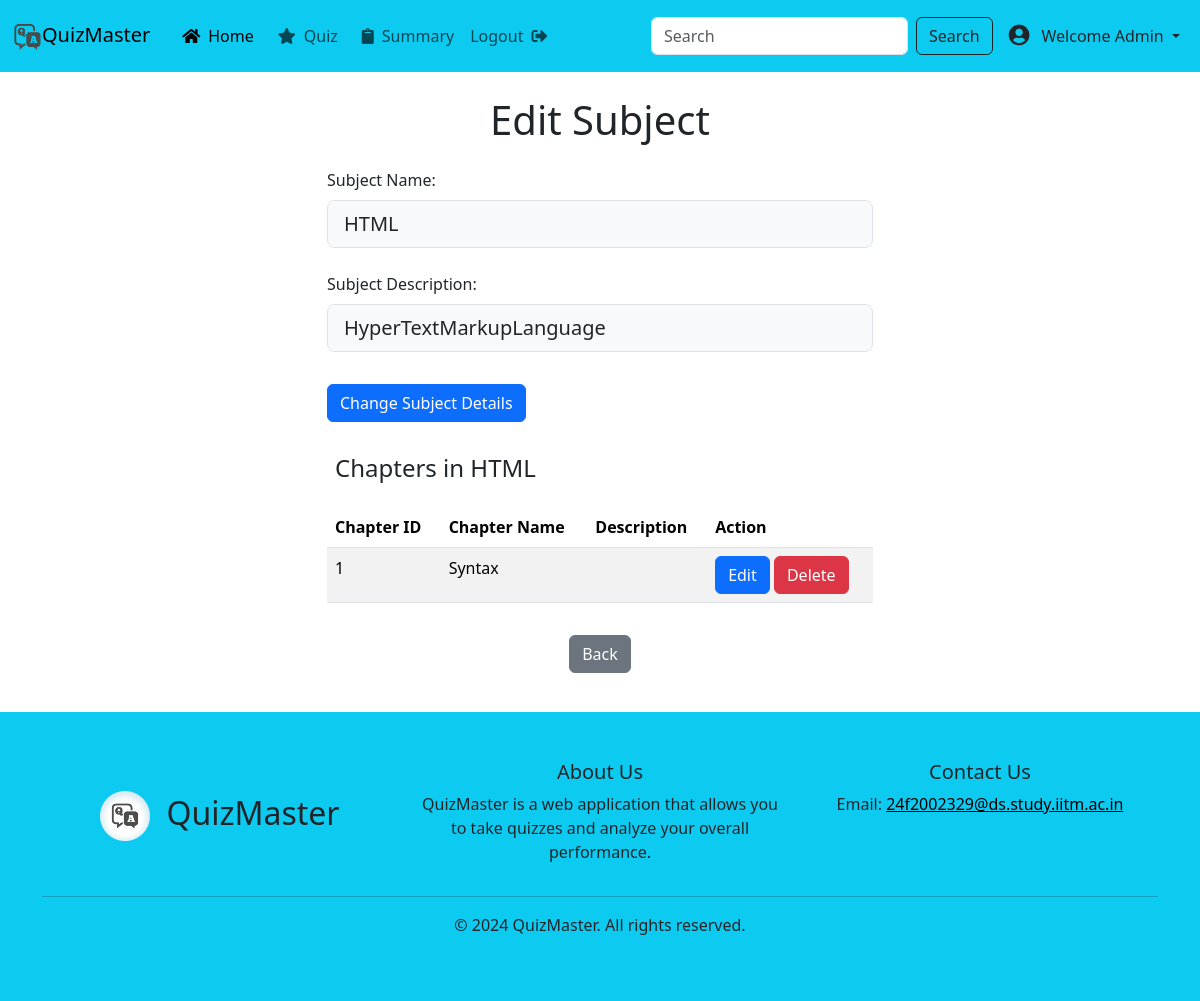
The page /admin/edit_subject/2 (signed in) on the database as committed earlier.
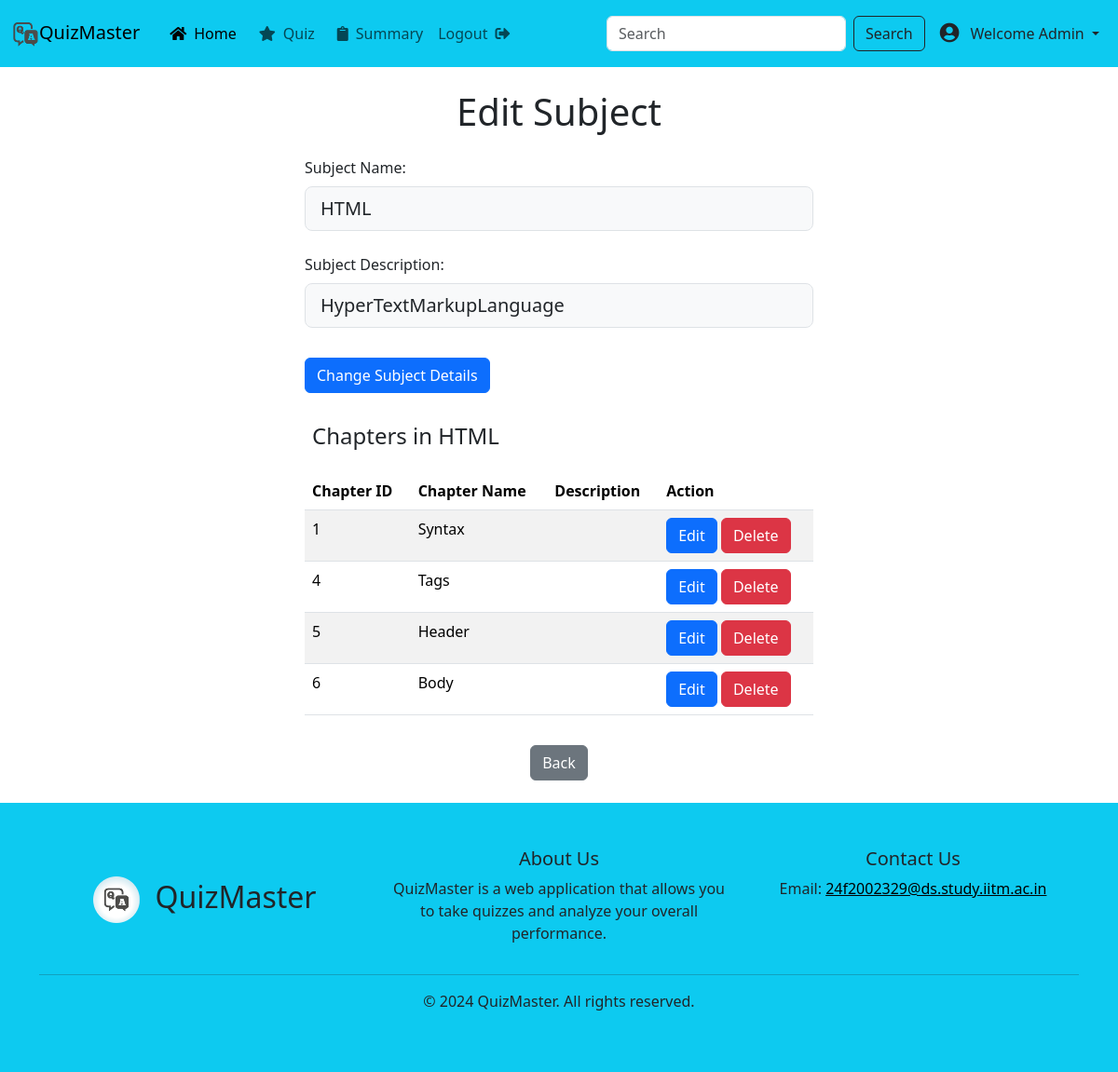
The same page on the database as committed later.
### app/models/models.py (models this page shows)
class Subject(db.Model):
    id = db.Column(db.Integer, primary_key=True)
    name = db.Column(db.String(100), nullable=False)
    desc = db.Column(db.String(200), nullable=True)
    chapters = db.relationship('Chapter', backref='subject', lazy=True)

class Chapter(db.Model):
    id = db.Column(db.Integer, primary_key=True)
    name = db.Column(db.String(100), nullable=False)
    subject_id = db.Column(db.Integer, db.ForeignKey('subject.id'), nullable=False)
    quizzes = db.relationship('Quiz', backref='chapter', lazy=True)

### app/routes/admin.py (the view)
@admin_blueprint.route('/edit_subject/<int:subject_id>', methods=['GET', 'POST'])
def edit_subject(subject_id):
    if session.get('role') != 'admin':
        return "Unauthorized", 403
    subject = Subject.query.get_or_404(subject_id)  # Fetch full subject object
    if request.method == 'POST':
        subject.name = request.form['subject_name']
        subject.desc = request.form['subject_desc']
        db.session.commit() # Save changes to the database
        flash('Subject updated successfully.', 'success')
        return redirect(url_for('admin.dashboard'))
    chapters = Chapter.query.filter_by(subject_id=subject_id).all()
    return render_template('admin/edit_subject.html', subject=subject , chapters=chapters)

### app/templates/admin/edit_subject.html
{% extends "base.html" %}
{% block content %}
<section class="content">
    <div class="container">
        <div class="row">
            <div class="col-md-6 offset-md-3">
                <h1 class="text-center mb-4 mt-4">Edit Subject</h1>
                <form action="{{ url_for('admin.edit_subject', subject_id=subject.id) }}" method="POST">
                    <div class="form-outline mb-4">
                        <label class="form-label" for="subject_name">Subject Name:</label>
                        <input type="text" id="subject_name" name="subject_name" class="form-control form-control-lg bg-light" value="{{ subject.name }}" required />
                    </div>
                    <div class="form-outline mb-4">
                        <label class="form-label" for="subject_desc">Subject Description:</label>
                        <input type="text" id="subject_desc" name="subject_desc" class="form-control form-control-lg bg-light" value="{{ subject.desc }}" required />
                    </div>
                    <button type="submit" class="btn btn-primary my-2 py-auto">Change Subject Details</button>
                </form>
                <div>
                    <h4 class="mx-2 my-4">Chapters in {{ subject.name }}</h4>
                    <table class="table table-striped table-hover">
                        <thead>
                            <tr>
                                <th>Chapter ID</th>
                                <th>Chapter Name</th>
                                <th>Description</th>
                                <th>Action</th>
                            </tr>
                        </thead>
                        <tbody>
                            {% for chapter in chapters %}
                            <tr>
                                <td>{{ chapter.id }}</td>
                                <td>{{ chapter.name }}</td>
                                <td>{{ chapter.desc }}</td>
                                <td>
                                    <a href="{{ url_for('admin.edit_chapter', chapter_id=chapter.id) }}" class="btn btn-primary">Edit</a>
                                    <a href="{{ url_for('admin.delete_chapter', chapter_id=chapter.id) }}" class="btn btn-danger">Delete</a>
                                </td>
                            </tr>
                            {% endfor %}
                        </tbody>
                    </table>
                    <div class="text-center">
                        <button onclick="history.back()" class="btn btn-secondary mt-3 mb-4">Back</button>
                    </div>
                </div>
            </div>
        </div>
    </div>
</section>
        {% endblock %}

### app/templates/base.html (shortened to what this page needs)
<!DOCTYPE html>
<html lang="en">
<head>
    <link rel="stylesheet" href="{{ url_for('static', filename='css/bootstrap.min.css') }}">
    <link rel="stylesheet" href="{{ url_for('static', filename='css/style.css') }}">
    <link rel="stylesheet" href="https://cdnjs.cloudflare.com/ajax/libs/font-awesome/5.15.4/css/all.min.css">
</head>
<body>
    <header>
    <nav class="navbar navbar-expand-lg navbar-light bg-info">
        <div class="container-fluid">
              {% if session['user_id'] == 0 %}
          <a class="navbar-brand site-title" href="{{ url_for('admin.dashboard')}}"><img src="{{ url_for('static', filename='img/logo.png') }}" width="30" height="30">QuizMaster</a>
          <div class="collapse navbar-collapse" id="navbarSupportedContent">
            <ul class="navbar-nav me-auto mb-2 mb-lg-0">
              <li class="nav-item">
                <a class="nav-link active" aria-current="page" href="{{ url_for('admin.dashboard')}}"><i class="fas fa-home px-2"></i>Home</a>
              </li>
              <li class="nav-item">
                <a class="nav-link" href="{{ url_for('admin.quiz') }}"><i class="fas fa-star px-2"></i>Quiz</a>
              </li>
              <li class="nav-item">
                <a class="nav-link" href="{{ url_for('admin.summary') }}"><i class="fas fa-clipboard px-2"></i>Summary</a>
              </li>
                <li class="nav-item">
                <a class="nav-link" href="{{ url_for('admin.logout') }}">Logout<i class="fas fa-sign-out-alt px-2"></i></a>
                </li>
            </ul>
            <form class="d-flex">
              <input class="form-control me-2" type="search" placeholder="Search" aria-label="Search">
              <button class="btn btn-outline-dark" type="submit">Search</button>
            </form>
            <div class="dropdown mx-2 my-3">
              <a class="nav-link dropdown-toggle text-dark mx-auto px-auto" href="#" id="profileDropdown" role="button" data-bs-toggle="dropdown" aria-expanded="false">
                  <i class="fas fa-user-circle fa-lg px-2"></i> Welcome Admin
              </a>
          </div>
          </div>
          {% endif %}
          </div>
      </nav>
    </header>
    <main>
        {% block content %}{% endblock %}
    </main>
    <footer class="footer bg-info">
        <div class="container py-5">
            <div class="row">
                <div class="col-md-4 text-center py-auto my-auto">
                    <h2><img src="{{ url_for('static', filename='img/favicon2.png') }}" class="me-3" alt="logo" style="border-radius: 1rem 0 0 1rem; height: 50px; width: 50px;" />QuizMaster</h2>
                </div>
                <div class="col-md-4 text-center">
                    <h5>About Us</h5>
                    <p>
                      QuizMaster is a web application
                      that allows you to take quizzes
                      and analyze your overall performance.
                   </p>
                </div>
                <div class="col-md-4 text-center">
                    <h5>Contact Us</h5>
                    <ul class="list-unstyled">
                        <li>Email: <a href="mailto:24f2002329@ds.study.iitm.ac.in" style="color: black;">24f2002329@ds.study.iitm.ac.in</a></li>
                    </ul>
                </div>
            </div>
            <hr>
            <p class="text-center" >&copy; 2024 QuizMaster. All rights reserved.</p>
            </div>
    </footer>
</body>
</html>

### app/static/css/style.css (style rules this page uses)
body, html { height: 90vh; }
.content { min-height: 80vh; }
.footer { position: relative; bottom: 0; width: 100%; }
.list-unstyled li { margin-bottom: 10px; }

Rows that differ between the two databases and show on the page:
added Chapter: id "4", name "Tags"
added Chapter: id "5", name "Header"
added Chapter: id "6", name "Body"
